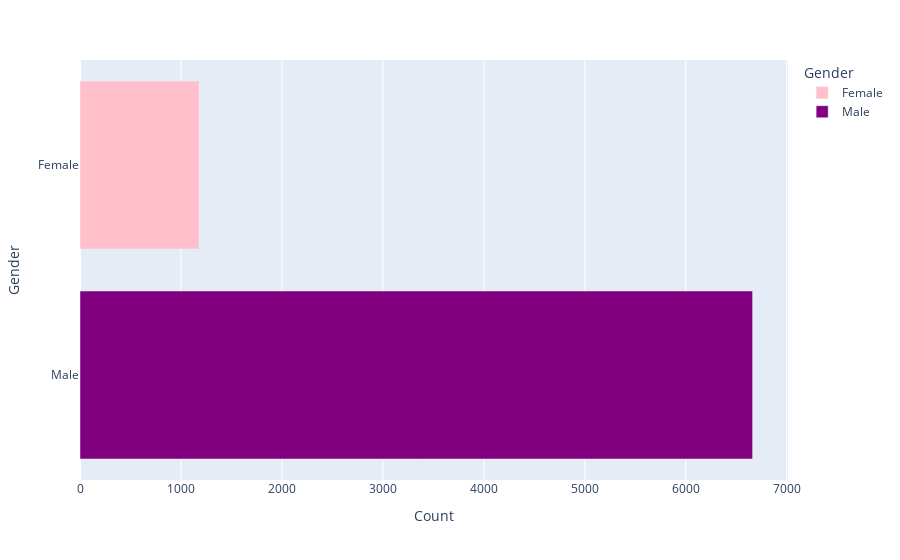

Notebook source saved alongside this figure:
### Markdown cell above
### DATA SAMPLE BY GENDER WITH POSITIVE LABLE ON TARGET VARIABLE

### Code cell
data_selectionrate_chart(df_one)

### Figure 1 — Plotly figure (JSON) as saved in the notebook; plotly's stock layout.template omitted (floating-point values rounded to 4 significant figures)
{"data": [{"alignmentgroup": "True", "hovertemplate": "Gender=%{y}<br>Count=%{x}<extra></extra>", "legendgroup": "Female", "marker": {"color": "pink", "pattern": {"shape": ""}}, "name": "Female", "offsetgroup": "Female", "orientation": "h", "showlegend": true, "textposition": "auto", "type": "bar", "x": [1179], "xaxis": "x", "y": ["Female"], "yaxis": "y"}, {"alignmentgroup": "True", "hovertemplate": "Gender=%{y}<br>Count=%{x}<extra></extra>", "legendgroup": "Male", "marker": {"color": "purple", "pattern": {"shape": ""}}, "name": "Male", "offsetgroup": "Male", "orientation": "h", "showlegend": true, "textposition": "auto", "type": "bar", "x": [6662], "xaxis": "x", "y": ["Male"], "yaxis": "y"}], "layout": {"barmode": "relative", "legend": {"title": {"text": "Gender"}, "tracegroupgap": 0}, "margin": {"t": 60}, "xaxis": {"anchor": "y", "domain": [0, 1], "title": {"text": "Count"}}, "yaxis": {"anchor": "x", "categoryarray": ["Male", "Female"], "categoryorder": "array", "domain": [0, 1], "title": {"text": "Gender"}}}}
